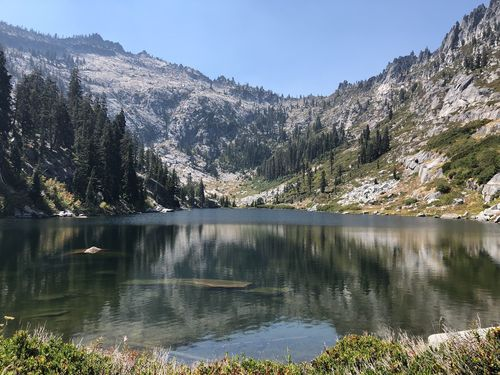
#> input picture labs/deep_dive_cv/alpine.jpg, 500 x 375 px
$ jupyter execute --allow-errors cv.ipynb
#> lines starting #> are read from the running program, lines starting #| are printed output that depends on the picture
# Deep Dive | Computer Vision

This notebook provides an introduction to basic and intermediate Computer Vision concepts. Developed in July 2021 for BWSI Racecar.

## 0.0 Image Formation

[cell 1]
import cv2 as cv
import matplotlib.pyplot as plt
import numpy as np

[cell 2]
path = "alpine.jpg"
#pull in an image
img = cv.imread(path)
#> img is the input picture: shape (375, 500, 3); mean B, G, R 117.5, 113.9, 105.7

[cell 3]
def show_image(image, size = 8) -> None:
    """
    Displays a color image in the Jupyter Notebook.
    """
    plt.figure(figsize=(size, size), dpi=100)
    plt.imshow(cv.cvtColor(image, cv.COLOR_BGR2RGB))

[cell 4]
show_image(img)

## 1.0 Image Processing with Point Operations
Let's try applying some simple pointwise operations to the image, starting with increasing brightness and contrast.

[cell 5]
def adjust_brightness_contrast(sample_image,brightness_adjustment=0.0, contrast_factor=1.0):
#> called with brightness_adjustment = 0.8, contrast_factor = 1
    image = np.copy(sample_image)
    image = np.multiply(image,contrast_factor)
    image += brightness_adjustment
    image = np.clip(image,0,255).astype(np.uint8)
    return image

Play around with the brightness and contrast values until you find a combination that looks good to you!

[cell 6]
brightness = 0.8
contrast = 1.0
adjusted_image = adjust_brightness_contrast(img,brightness,contrast)
show_image(adjusted_image)

The following function implements histogram equalization on our image. Do you notice any differences

[cell 7]
def hisEqulColor(image_in):
    img = np.copy(image_in)
    ycrcb=cv.cvtColor(img,cv.COLOR_BGR2YCR_CB)
#> ycrcb: shape (375, 500, 3); mean of channels 0, 1, 2 111.9, 123.6, 131.2
    channels=cv.split(ycrcb)
    cv.equalizeHist(channels[0],channels[0])
    cv.merge(channels,ycrcb)
    cv.cvtColor(ycrcb,cv.COLOR_YCR_CB2BGR,img)
#> ycrcb: shape (375, 500, 3); mean of channels 0, 1, 2 128.2, 123.6, 131.2
    return img

equ = hisEqulColor(img)
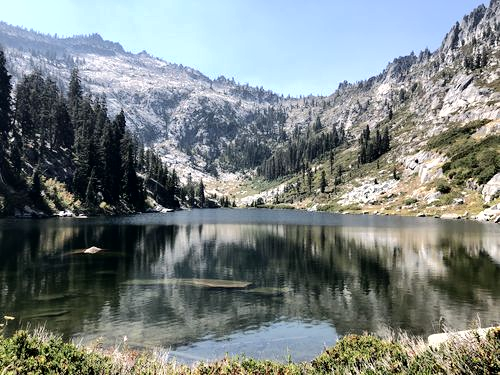
#> equ: shape (375, 500, 3); mean B, G, R 129.7, 130.2, 122
res = np.hstack((img,equ)) #stacking images side-by-side, with original image on the left and eq on right
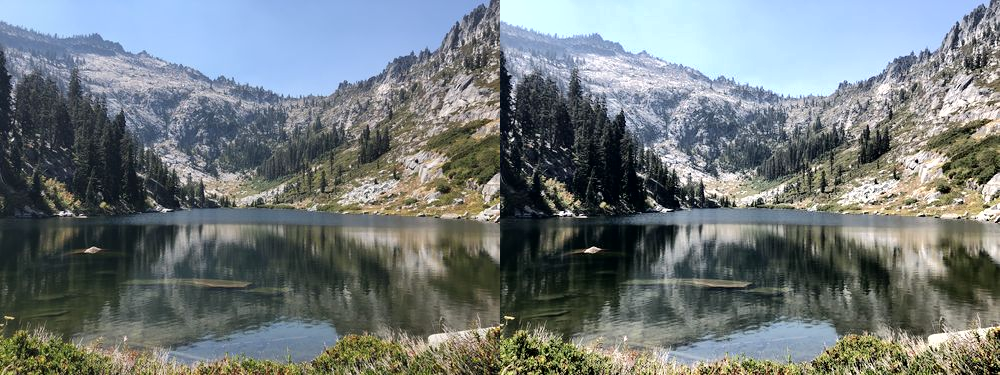
#> res: shape (375, 1000, 3); mean B, G, R 123.6, 122.1, 113.8
show_image(res)

## 2.0 Image Processing with Neighborhood Operations

Let's load in a different image to take a look at the effects of neighborhood operations.

[cell 8]
path = "stop.png"
#pull in an image
img = cv.imread(path)
#> (the rest of this cell did not finish here and is left out)


### 2.1 Linear Filters

#> (a cell that did not finish here is left out)

[cell 10]
def show_kernels_subplots(img):
    #TODO apply a box blur to the image and store it in box_img
    box_kernel = np.array([[1/9,1/9,1/9],
                           [1/9,1/9,1/9],
                           [1/9,1/9,1/9]])
    box_img = cv.filter2D(img, -1, box_kernel)

    #TODO apply a gaussian blur to the image and store it in gauss_img
    gauss_kernel = np.array([[1/16,1/8,1/16],
                           [1/8,1/4,1/8],
                           [1/16,1/8,1/16]])
    gauss_img = cv.filter2D(img, -1, gauss_kernel)

    #apply a sharpen kernel to the image and store it in sharp_img
    sharp_kernel = np.array([[0,-1,0],
                            [-1,5,-1],
                            [0,-1,0]])
    sharp_img = cv.filter2D(img, -1, sharp_kernel)

    #TODO apply a laplacian kernel to the image and store it in lap_img
    lap_kernel = np.array([[0,1,0],
                           [1,-4,1],
                           [0,1,0]])
    lap_img = cv.filter2D(img, -1, lap_kernel)

    #TODO apply a sobel_x kernel to the image and store it in sobx_img
    sobx_kernel = np.array([[-1,0,1],
                           [-2,0,2],
                           [-1,0,1]])
    sobx_img = cv.filter2D(img, -1, sobx_kernel)

    #TODO apply a sobel_y kernel to the image and store it in soby_img
    soby_kernel = np.array([[1,2,1],
                           [0,0,0],
                           [-1,-2,-1]])
    soby_img = cv.filter2D(img, -1, soby_kernel)

    fig, ( (ax1,ax2,ax3), (ax4,ax5,ax6) ) = plt.subplots(2, 3,figsize=(15,6))
    ax1.set_title("Box Blurred Image")
    ax1.imshow(cv.cvtColor(box_img, cv.COLOR_BGR2RGB))
    ax2.set_title("Gaussian Blurred Image")
    ax2.imshow(cv.cvtColor(gauss_img, cv.COLOR_BGR2RGB))
    ax3.set_title("Sharpened Image")
    ax3.imshow(cv.cvtColor(sharp_img, cv.COLOR_BGR2RGB))
    ax4.set_title("Laplacian Image")
    ax4.imshow(cv.cvtColor(lap_img, cv.COLOR_BGR2RGB))
    ax5.set_title("Sobel X Image")
    ax5.imshow(cv.cvtColor(sobx_img, cv.COLOR_BGR2RGB))
    ax6.set_title("Sobel Y Image")
    ax6.imshow(cv.cvtColor(soby_img, cv.COLOR_BGR2RGB))
    plt.show()

#> (a cell that did not finish here is left out)

### 2.2 Non-Linear Filters

Use the documentation on [cv.bilateralFilter](https://docs.opencv.org/4.5.2/d4/d86/group__imgproc__filter.html#ga9d7064d478c95d60003cf839430737ed) and [cv.medianBlur](https://docs.opencv.org/4.5.2/d4/d86/group__imgproc__filter.html#ga564869aa33e58769b4469101aac458f9) to apply these two filters to the image. Try tweaking the kernel size for medianBlur, what kernel size do we lose the texture of the road but maintain the characters on the stop sign? For the bilateral filter, start with the sigmaColor and sigmaSpace values at 10 each. Keep them matching, but try adjusting this value up and down. How does the image change when the sigma values are very large? very small?

[cell 12]
def show_non_linear_subplots(img):
    #TODO apply a median filtering to our image
    med_img = cv.medianBlur(img, 7)

    #TODO apply a bilateral filtering to our image
    bilat_img = cv.bilateralFilter(img, 1, 1, 1, 1)


    fig, ( (ax1,ax2)) = plt.subplots(1, 2,figsize=(15,6))
    ax1.set_title("Median Filtered Image")
    ax1.imshow(cv.cvtColor(med_img, cv.COLOR_BGR2RGB))
    ax2.set_title("Bilateral Filtered Image")
    ax2.imshow(cv.cvtColor(bilat_img, cv.COLOR_BGR2RGB))
    plt.show()

#> (a cell that did not finish here is left out)

#### 2.2.1 Binary Image Morphological Operations
Let's continue with our stop sign image, and try to mask out just the octagon using morphological operations.

First we need to grab just the red pixels:

#> (a cell that did not finish here is left out)

The following function showcases all of the morphology operations available to us. Take a look at the outputs.

[cell 15]
def show_morph_ops(img,kernel_size):
    kernel = np.ones((kernel_size,kernel_size),np.uint8)
    erosion = cv.erode(red,kernel,iterations = 1)
    dilation = cv.dilate(red,kernel,iterations = 1)
    opening = cv.morphologyEx(red, cv.MORPH_OPEN, kernel)
    closing = cv.morphologyEx(red, cv.MORPH_CLOSE, kernel)

    fig, ( (ax1,ax2,ax3,ax4)) = plt.subplots(1, 4,figsize=(15,6))
    ax1.set_title("Eroded Image")
    ax1.imshow(cv.cvtColor(erosion, cv.COLOR_BGR2RGB))
    ax2.set_title("Dilated Image")
    ax2.imshow(cv.cvtColor(dilation, cv.COLOR_BGR2RGB))
    ax3.set_title("Opened Image")
    ax3.imshow(cv.cvtColor(opening, cv.COLOR_BGR2RGB))
    ax4.set_title("Closed Image")
    ax4.imshow(cv.cvtColor(closing, cv.COLOR_BGR2RGB))
    plt.show()

#> (a cell that did not finish here is left out)

Now it's your turn, try to combine morph operations to extract just the octagon, without the legs or any background noise.

[cell 17]
def get_stop_sign(img,kernel_size):
    #TODO: combine morph operations to extract just the octagon, and store this mask in output_mask

    kernel = np.ones((kernel_size,kernel_size),np.uint8)
    mask = cv.morphologyEx(red, cv.MORPH_CLOSE, kernel)
    output_mask = cv.erode(mask,kernel,iterations = 1)
    fig, ( (ax1,ax2, ax3)) = plt.subplots(1, 3,figsize=(15,6))
    ax1.set_title("Original Image")
    ax1.imshow(cv.cvtColor(img, cv.COLOR_BGR2RGB))
    ax2.set_title("Generated Mask")
    ax2.imshow(cv.cvtColor(output_mask, cv.COLOR_BGR2RGB))
    ax3.set_title("Masked Image")
    ax3.imshow(cv.cvtColor(cv.bitwise_and(img, img, mask=output_mask), cv.COLOR_BGR2RGB))

    plt.show()

#> (a cell that did not finish here is left out)

How does your solution perform? What do you like about it, and what do you want to improve?

## 3.0 Feature Detection & Matching

Use the [OpenCV tutorial](https://docs.opencv.org/4.5.2/d1/d89/tutorial_py_orb.html) to generate keypoints for your stop sign image and the stop sign tile in this directory.

[cell 19]
#TODO generate keypoints for the stop sign image
tile = cv.imread("stop_tile.png")
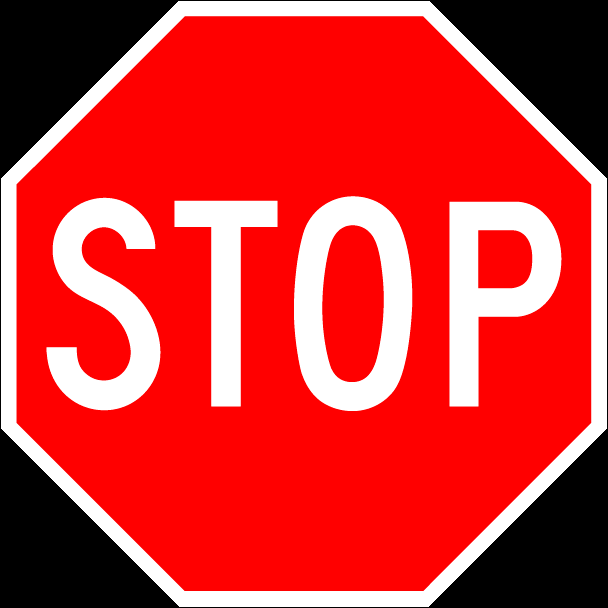
#> input picture labs/deep_dive_cv/stop_tile.png, 608 x 608 px
#> tile is the input picture: shape (608, 608, 3); mean B, G, R 51.4, 51.4, 209.6
tile = tile[:, :, ::-1]
copy = tile.copy()
plt.imshow(tile), plt.show()
orb = cv.ORB_create()
kp = orb.detect(copy,None)
#> kp = 447 keypoints; strongest (x, y, size): (75, 348, 31), (479, 231, 31), (210, 228, 37.2), (239, 404, 37.2)
kp, des = orb.compute(copy, kp)
img2 = cv.drawKeypoints(copy, kp, None, color = (0, 255, 0), flags = 0)
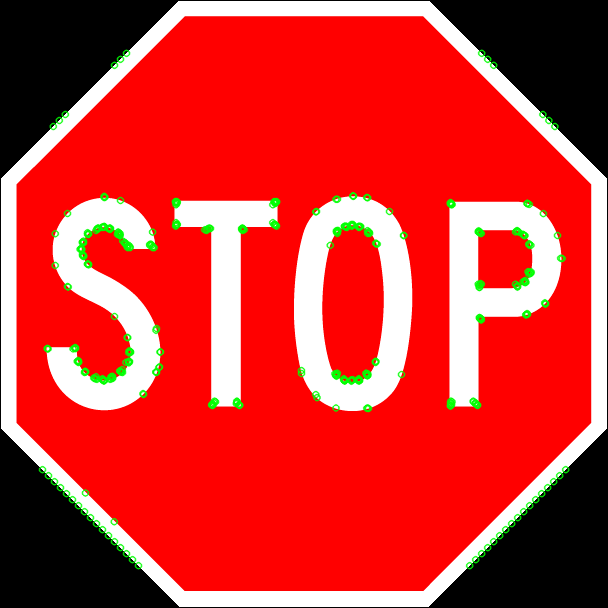
#> img2: shape (608, 608, 3); mean R, G, B 206.2, 53.3, 49.5
plt.imshow(img2), plt.show()
